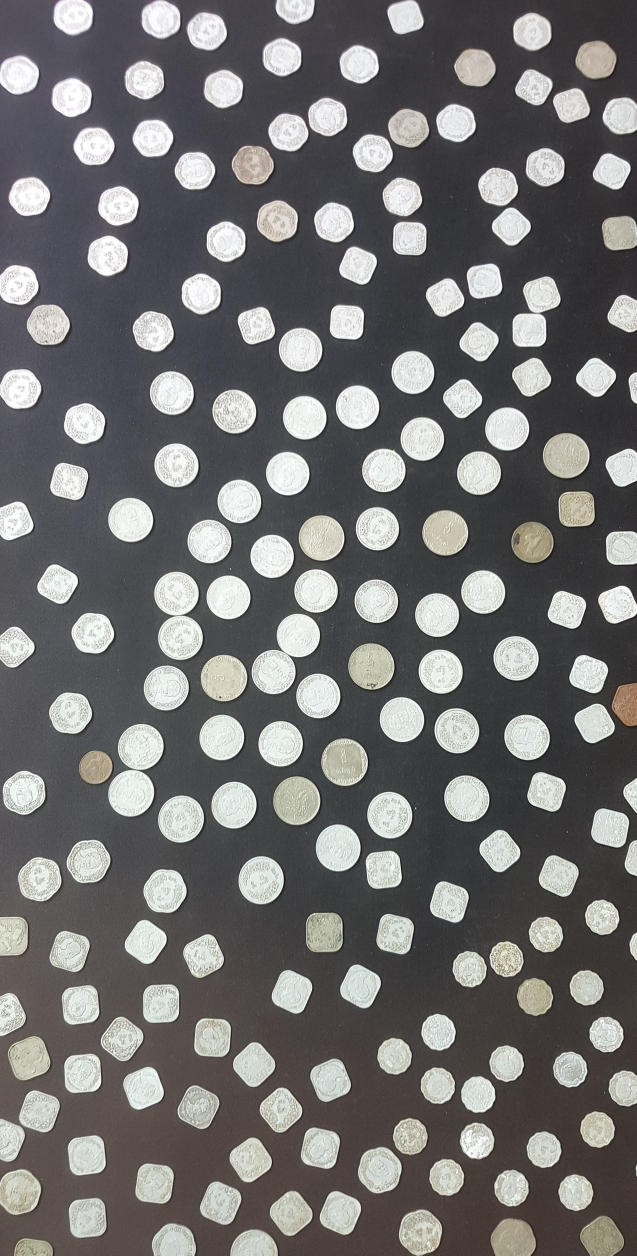
#> input picture computer vision/images/crop_coins.jpg, 1910 x 3766 px (shown at 1/3 size)
$ jupyter execute 01-coin_search_image.ipynb
#> lines starting #> are read from the running program, lines starting #| are printed output that depends on the picture; after the words box and inside, x2 and y2 are one past the last pixel; in counts of white or black regions, pixels touching at a corner belong together
[cell 1]
import cv2 as cv
import matplotlib.pyplot as plt
import numpy as np

def main():
    img = cv.imread('images/crop_coins.jpg', 0)
#> img: shape (3766, 1910); min 4, max 255, mean 113.1
    img = cv.resize(img, None, fx=0.25, fy=0.25, interpolation=cv.INTER_LINEAR)
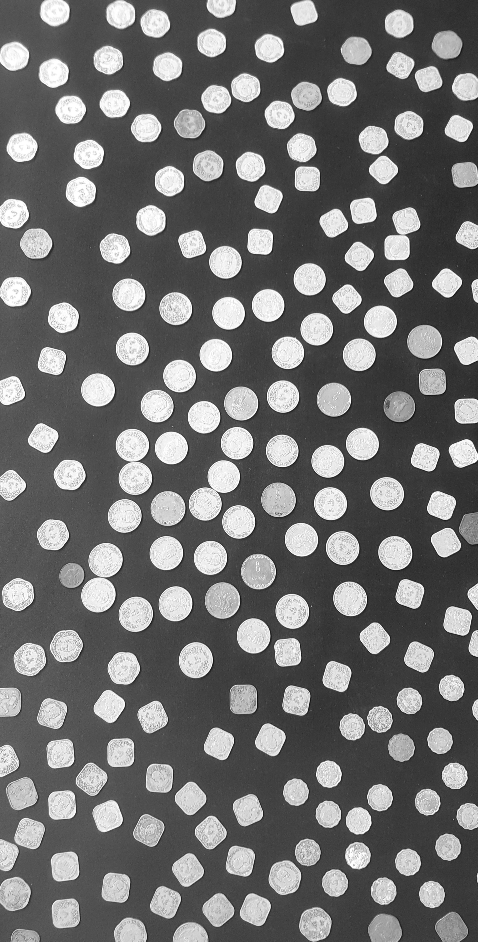
#> img: shape (942, 478); min 10, max 255, mean 113.2

    block_size = 101
    constant = 2

    #parm =>  src, max_val, adaptiveThresholdMethod, thresholdType, block_size, constant
    th_img = cv.adaptiveThreshold(img, 255, cv.ADAPTIVE_THRESH_MEAN_C, cv.THRESH_BINARY, block_size, constant)
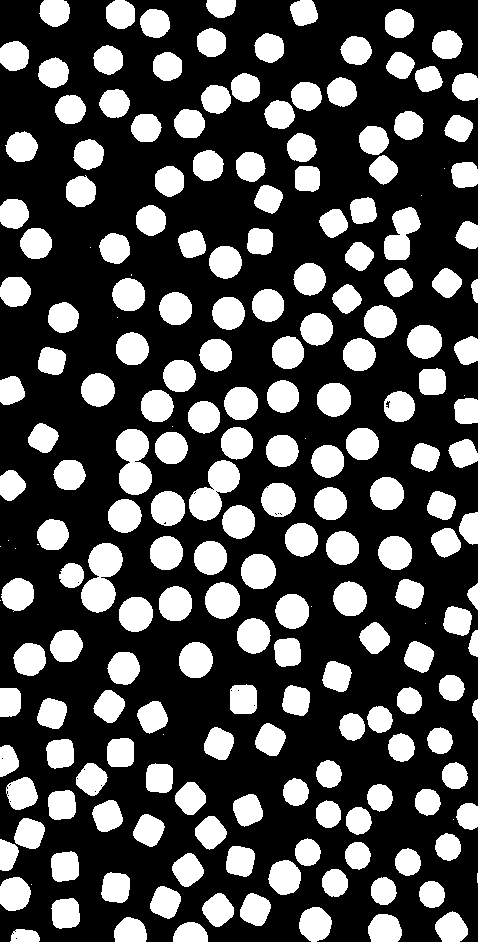
#> th_img: shape (942, 478); 30.7% white; 211 white regions (19 under 20 px), largest, box (x1, y1, x2, y2) and area: (81, 543, 123, 613) 1884, (116, 429, 152, 495) 1745, (189, 460, 240, 521) 1691

    #smoothing
    medblur_img = cv.medianBlur(th_img, 3)
#> medblur_img: shape (942, 478); 30.7% white; 193 white regions (1 under 20 px), largest, box (x1, y1, x2, y2) and area: (81, 543, 123, 613) 1889, (116, 429, 152, 495) 1750, (189, 460, 240, 521) 1696

    #edge detect
#     soble_img = cv.Sobel(medblur_img,  -1, 1, 0, ksize=5)
    canny_img = cv.Canny(medblur_img, 100, 150, L2gradient=True) #good
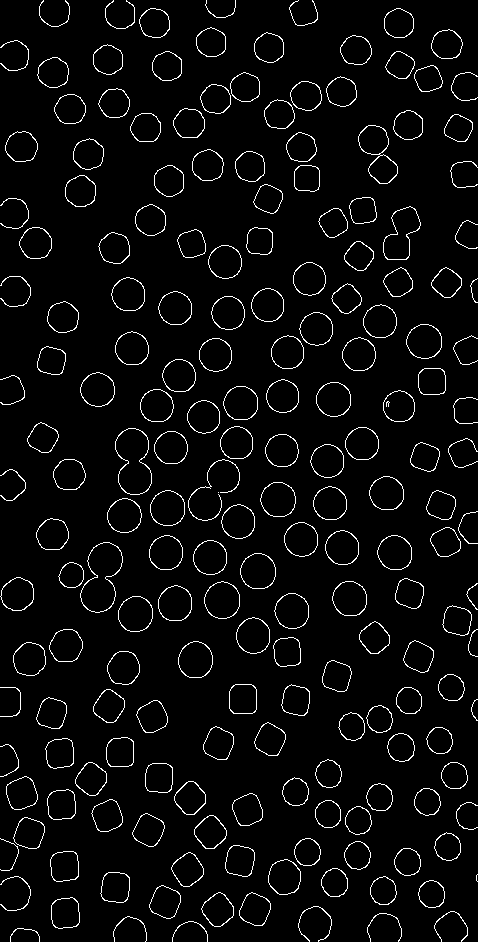
#> canny_img: shape (942, 478); 4.2% white in thin lines or dots
#     lap_img = cv.Laplacian(medblur_img, -1) #good

    index, comp = cv.connectedComponents(canny_img)
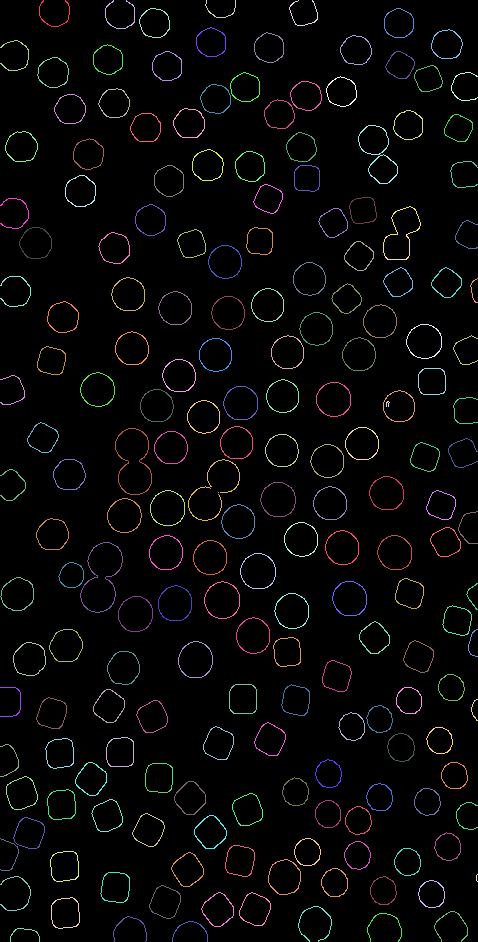
#> comp: shape (942, 478) int32; 195 distinct labels, from 0 to 194; one colour per label, 0 black
#> index = 195
    print(index)
#| 195

    cv.imshow('canny', canny_img)

    cv.waitKey(0)
    cv.destroyAllWindows()

if __name__ == '__main__':
    main()

$ run again, with computer vision/images/no_crop.jpg copied over computer vision/images/crop_coins.jpg
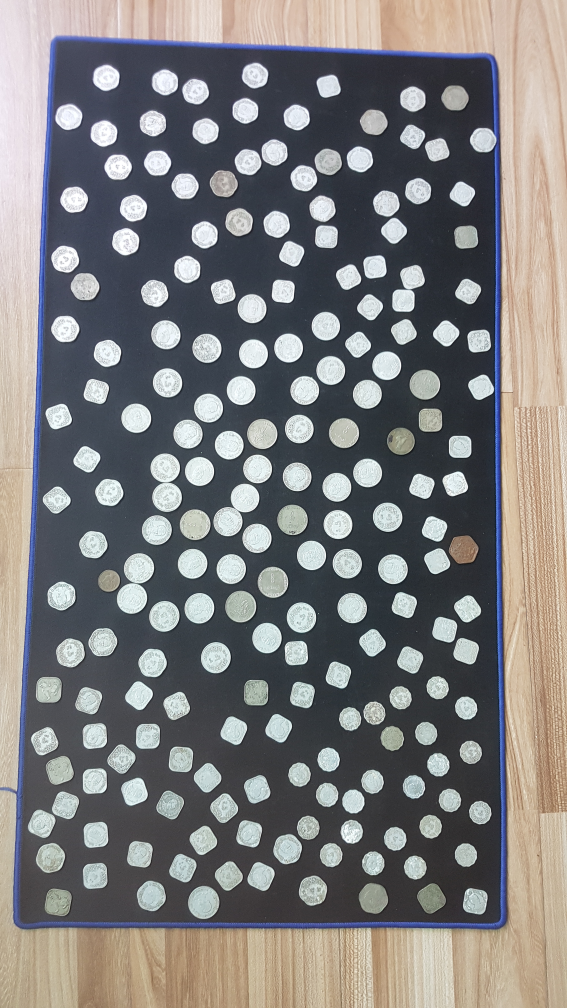
#> input picture computer vision/images/no_crop.jpg, 2268 x 4032 px (shown at 1/4 size)
#> in main, `th_img = cv.adaptiveThreshold(img, 255, cv.ADAPTIVE_THRESH_MEAN_C, cv...`:
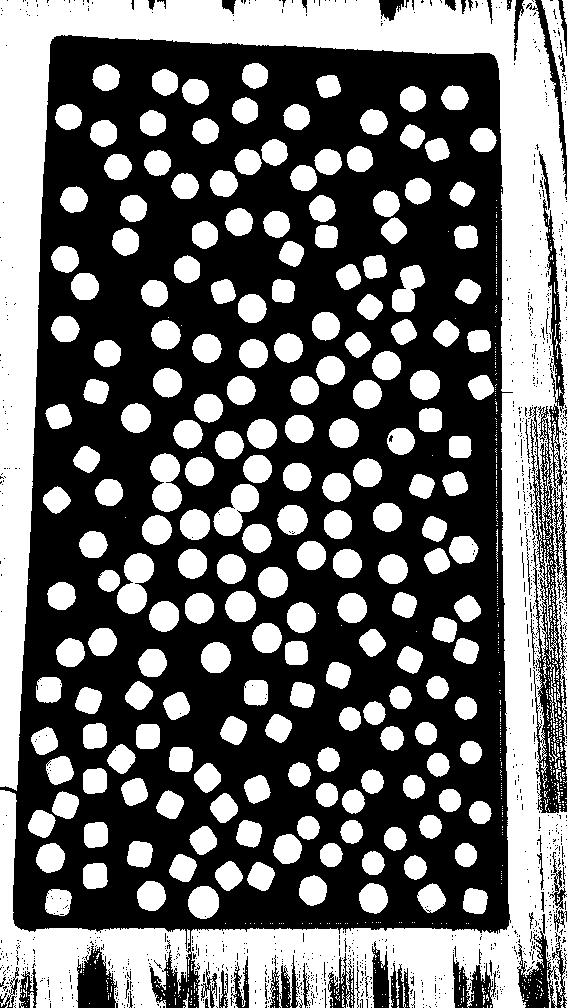
#> th_img: shape (1008, 567); 42.4% white; 828 white regions (607 under 20 px), largest, box (x1, y1, x2, y2) and area: (0, 0, 567, 1008) 125711, (117, 553, 154, 614) 1455, (150, 453, 182, 512) 1358
#> medblur_img: shape (1008, 567); 42.7% white; 358 white regions (138 under 20 px), largest, box (x1, y1, x2, y2) and area: (0, 0, 567, 1008) 127425, (117, 553, 154, 614) 1461, (150, 453, 182, 512) 1364
#> canny_img: shape (1008, 567); 5.2% white in thin lines or dots
#> in main, `index, comp = cv.connectedComponents(canny_img)`:
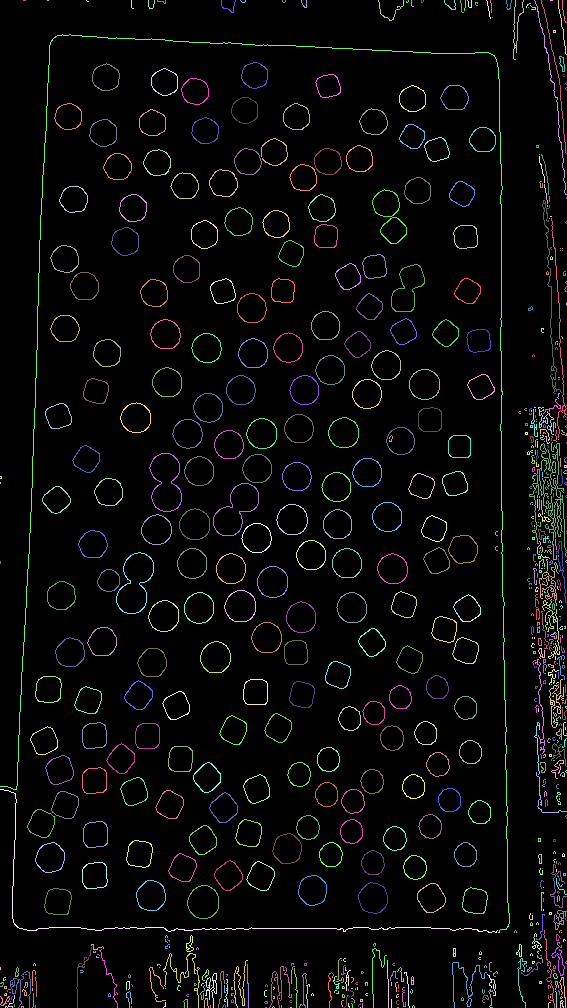
#> comp: shape (1008, 567) int32; 700 distinct labels, from 0 to 699; one colour per label, 0 black
#> index = 700
#| 700

$ run again, with computer vision/images/4.1.01.tiff saved as computer vision/images/crop_coins.jpg
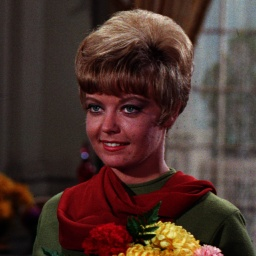
#> input picture computer vision/images/4.1.01.tiff, 256 x 256 px
#> in main, `th_img = cv.adaptiveThreshold(img, 255, cv.ADAPTIVE_THRESH_MEAN_C, cv...`:
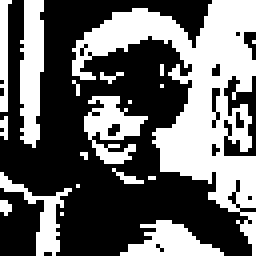
#> th_img: shape (64, 64) (shown 4 times larger); 40.9% white; 19 white regions (13 under 20 px), largest, box (x1, y1, x2, y2) and area: (18, 0, 64, 64) 1025, (5, 0, 11, 37) 175, (21, 24, 37, 41) 139, (30, 55, 56, 64) 128, (0, 43, 18, 64) 101, (0, 0, 3, 28) 54
#> medblur_img: shape (64, 64); 41.3% white; 11 white regions (4 under 20 px), largest, box (x1, y1, x2, y2) and area: (18, 0, 64, 64) 1076, (5, 0, 11, 36) 173, (21, 24, 36, 41) 138
#> canny_img: shape (64, 64); 13% white in thin lines or dots
#> in main, `index, comp = cv.connectedComponents(canny_img)`:
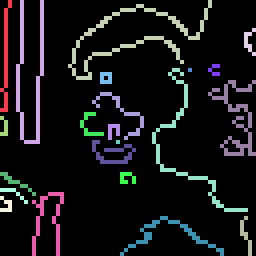
#> comp: shape (64, 64) int32 (shown 4 times larger); 23 distinct labels, from 0 to 22; one colour per label, 0 black
#> index = 23
#| 23
